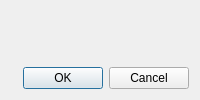
<?xml version="1.0" encoding="UTF-8"?>
<ui version="4.0">
 <class>options_dialog</class>
 <widget class="QDialog" name="options_dialog">
  <property name="sizePolicy">
   <sizepolicy hsizetype="Minimum" vsizetype="Minimum">
    <horstretch>0</horstretch>
    <verstretch>0</verstretch>
   </sizepolicy>
  </property>
  <property name="windowTitle">
   <string>Dialog</string>
  </property>
  <layout class="QVBoxLayout" name="verticalLayout">
   <item>
    <widget class="QWidget" name="group_area" native="true">
     <layout class="QVBoxLayout" name="verticalLayout_3"/>
    </widget>
   </item>
   <item>
    <widget class="QDialogButtonBox" name="dialog_button_box">
     <property name="orientation">
      <enum>Qt::Horizontal</enum>
     </property>
     <property name="standardButtons">
      <set>QDialogButtonBox::Cancel|QDialogButtonBox::Ok</set>
     </property>
    </widget>
   </item>
  </layout>
 </widget>
 <resources/>
 <connections>
  <connection>
   <sender>dialog_button_box</sender>
   <signal>accepted()</signal>
   <receiver>options_dialog</receiver>
   <slot>accept()</slot>
   <hints>
    <hint type="sourcelabel">
     <x>248</x>
     <y>254</y>
    </hint>
    <hint type="destinationlabel">
     <x>157</x>
     <y>274</y>
    </hint>
   </hints>
  </connection>
  <connection>
   <sender>dialog_button_box</sender>
   <signal>rejected()</signal>
   <receiver>options_dialog</receiver>
   <slot>reject()</slot>
   <hints>
    <hint type="sourcelabel">
     <x>316</x>
     <y>260</y>
    </hint>
    <hint type="destinationlabel">
     <x>286</x>
     <y>274</y>
    </hint>
   </hints>
  </connection>
 </connections>
</ui>
